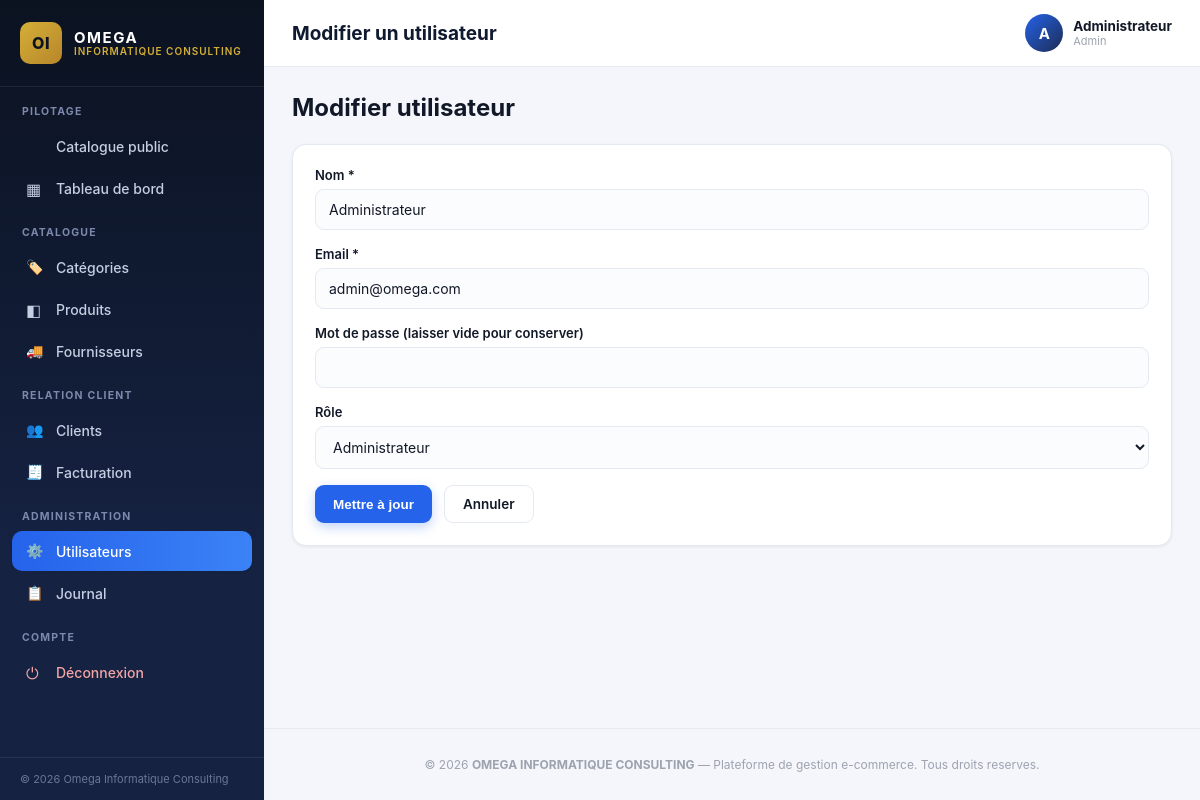
The page /utilisateurs/form.php?id=1 (signed in) on the database its author committed.
### tables this page shows
CREATE TABLE `utilisateurs` (
  `id` int(11) NOT NULL AUTO_INCREMENT,
  `nom` varchar(100) NOT NULL,
  `email` varchar(150) NOT NULL,
  `mot_de_passe` varchar(255) NOT NULL,
  `role` enum('admin','gestionnaire') NOT NULL DEFAULT 'gestionnaire',
  `date_creation` datetime DEFAULT current_timestamp(),
  PRIMARY KEY (`id`),
  UNIQUE KEY `email` (`email`)
);

### includes/functions.php (called while the page is built, shortened)
<?php
function clean($data) {
    return htmlspecialchars(trim($data ?? ''), ENT_QUOTES, 'UTF-8');
}

### utilisateurs/form.php (the view, shortened to what this page needs)
<?php
require_once __DIR__ . '/../includes/header.php';
$id = (int)($_GET['id'] ?? 0);
$user = null;
if ($id) {
    $stmt = $pdo->prepare('SELECT * FROM utilisateurs WHERE id = ?');
    $stmt->execute([$id]);
    $user = $stmt->fetch();
}
?>
<div class="page-head"><div><h2 style="margin:0;"><?= $id ? 'Modifier' : 'Nouvel' ?> utilisateur</h2></div></div>
<div class="panel">
    <form method="POST">
        <div class="form-group"><label>Nom *</label><input type="text" name="nom" required value="<?= clean($user['nom'] ?? '') ?>"></div>
        <div class="form-group"><label>Email *</label><input type="email" name="email" required value="<?= clean($user['email'] ?? '') ?>"></div>
        <div class="form-group"><label>Mot de passe <?= $id ? '(laisser vide pour conserver)' : '*' ?></label><input type="password" name="mot_de_passe" <?= $id ? '' : 'required' ?>></div>
        <div class="form-group">
            <label>Rôle</label>
            <select name="role">
                <option value="admin" <?= isset($user) && $user['role'] == 'admin' ? 'selected' : '' ?>>Administrateur</option>
            </select>
        </div>
        <div class="form-actions">
            <button type="submit" class="btn btn-primary"><?= $id ? 'Mettre à jour' : 'Ajouter' ?></button>
            <a href="liste.php" class="btn btn-outline">Annuler</a>
        </div>
    </form>
</div>
<?php require_once __DIR__ . '/../includes/footer.php'; ?>

### assets/css/style.css (style rules this page uses)
:root { --navy-950:#0b1220; --navy-900:#0f1a30; --navy-800:#152242; --navy-700:#1c2c52; --blue-600:#2563eb; --blue-500:#3b82f6; --blue-100:#dbeafe; --gold:#d4af37; --bg:#f4f6fb; --card:#ffffff; --border:#e5e9f2; --text-900:#111827; --text-600:#4b5563; --text-400:#9ca3af; --green:#16a34a; --red:#dc2626; --orange:#ea580c; --radius:14px; --shadow-sm:0 1px 3px rgba(15,23,42,.08); --shadow-md:0 8px 24px rgba(15,23,42,.10); --sidebar-w:264px; }
* { box-sizing:border-box; }
html,body { margin:0;padding:0; }
body { font-family:-apple-system,BlinkMacSystemFont,"Segoe UI",Roboto,Helvetica,Arial,sans-serif; background:var(--bg); color:var(--text-900); -webkit-font-smoothing:antialiased; }
a { text-decoration:none;color:inherit; }
.page-head { display:flex;align-items:center;justify-content:space-between;flex-wrap:wrap;gap:12px;margin-bottom:22px; }
.btn { display:inline-flex;align-items:center;gap:8px; padding:10px 18px;border-radius:9px;border:none; font-size:13.5px;font-weight:600;cursor:pointer; transition:transform .1s, box-shadow .15s, background .15s; text-align:center; }
.btn-primary { background:var(--blue-600);color:#fff;box-shadow:0 4px 12px rgba(37,99,235,.28); }
.btn-outline { background:#fff;color:var(--text-900);border:1px solid var(--border); }
.panel { background:var(--card);border-radius:var(--radius); border:1px solid var(--border);box-shadow:var(--shadow-sm); padding:22px;margin-bottom:24px; }
.form-group { display:flex;flex-direction:column;gap:6px;margin-bottom:16px; }
label { font-size:13px;font-weight:600;color:var(--text-900); }
input[type=text],input[type=email],input[type=tel],input[type=number], input[type=password],input[type=date],input[type=file],select,textarea { padding:11px 13px;border:1px solid var(--border);border-radius:9px; font-size:14px;font-family:inherit;background:#fbfcfe;color:var(--text-900); transition:border .15s, box-shadow .15s;width:100%; }
.form-actions { display:flex;gap:12px;margin-top:8px;flex-wrap:wrap; }

### rows shown on the page
utilisateurs: nom "Administrateur", email "admin@omega.com", role "Administrateur"

### other values the page prints
$pageTitle "Modifier un utilisateur"
substr($_SESSION['user_nom'] ?? 'U', 0, 1) "A"
$_SESSION['user_nom'] "Administrateur"
$_SESSION['user_role'] "Admin"
